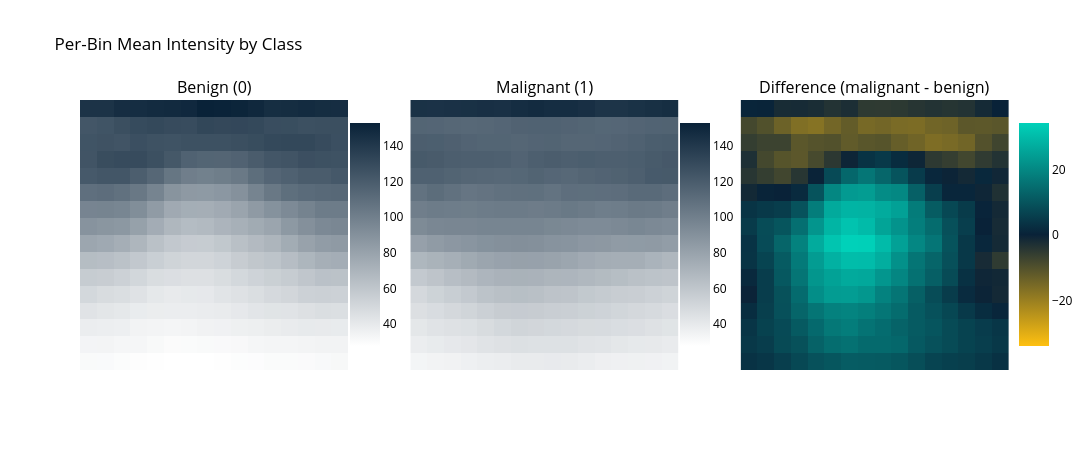

This figure's notebook cell:
### Markdown cell above
## Per-Bin Mean Intensity Visualization

Reshapes the 256 per-bin means into a 16x16 spatial grid for each class and plots three heatmaps: mean intensity for benign, mean intensity for malignant, and the difference between the two. The difference map highlights which spatial regions of the image differ most between classes, with red indicating higher intensity in malignant and blue indicating higher intensity in benign.

### Code cell
grid_size = int(np.sqrt(len(per_bin_means)))  # 16

benign_grid = np.array([
    per_bin_means[f'pixel_{i}']['0']['mean'] for i in range(len(per_bin_means))
]).reshape(grid_size, grid_size)

malignant_grid = np.array([
    per_bin_means[f'pixel_{i}']['1']['mean'] for i in range(len(per_bin_means))
]).reshape(grid_size, grid_size)

diff_grid = malignant_grid - benign_grid

vmin = min(benign_grid.min(), malignant_grid.min())
vmax = max(benign_grid.max(), malignant_grid.max())
diff_abs_max = float(np.abs(diff_grid).max())

SEQUENTIAL_SCALE = [[0, "#FFFFFF"], [1, RHINO_NAVY]]

fig = make_subplots(rows=1, cols=3, subplot_titles=("Benign (0)", "Malignant (1)", "Difference (malignant - benign)"))

fig.add_trace(go.Heatmap(z=benign_grid, colorscale=SEQUENTIAL_SCALE, zmin=vmin, zmax=vmax, colorbar=dict(x=0.28, len=0.9)), row=1, col=1)
fig.add_trace(go.Heatmap(z=malignant_grid, colorscale=SEQUENTIAL_SCALE, zmin=vmin, zmax=vmax, colorbar=dict(x=0.635, len=0.9)), row=1, col=2)
fig.add_trace(go.Heatmap(z=diff_grid, colorscale=DIVERGING_SCALE, zmid=0, zmin=-diff_abs_max, zmax=diff_abs_max, colorbar=dict(x=1.0, len=0.9)), row=1, col=3)

for col in (1, 2, 3):
    fig.update_yaxes(autorange="reversed", showticklabels=False, row=1, col=col)
    fig.update_xaxes(showticklabels=False, row=1, col=col)

fig.update_layout(
    title_text="Per-Bin Mean Intensity by Class",
    height=450, width=1200,
    **_TRANSPARENT,
)
fig.show()

### Figure 1 — Plotly figure (JSON) as saved in the notebook; plotly's stock layout.template omitted (floating-point values rounded to 4 significant figures; data arrays with more than 128 entries replaced by an {"elided": "..."} marker saying what was removed)
{"data": [{"colorbar": {"len": 0.9, "x": 0.28}, "colorscale": [[0, "#FFFFFF"], [1, "#092238"]], "type": "heatmap", "xaxis": "x", "yaxis": "y", "z": {"elided": "16x16 float values"}, "zmax": 152.6, "zmin": 27.3}, {"colorbar": {"len": 0.9, "x": 0.635}, "colorscale": [[0, "#FFFFFF"], [1, "#092238"]], "type": "heatmap", "xaxis": "x2", "yaxis": "y2", "z": {"elided": "16x16 float values"}, "zmax": 152.6, "zmin": 27.3}, {"colorbar": {"len": 0.9, "x": 1}, "colorscale": [[0, "#FEC010"], [0.5, "#092238"], [1, "#00D1B9"]], "type": "heatmap", "xaxis": "x3", "yaxis": "y3", "z": {"elided": "16x16 float values"}, "zmax": 34.1, "zmid": 0, "zmin": -34.1}], "layout": {"annotations": [{"font": {"size": 16}, "showarrow": false, "text": "Benign (0)", "x": 0.1444, "xanchor": "center", "xref": "paper", "y": 1, "yanchor": "bottom", "yref": "paper"}, {"font": {"size": 16}, "showarrow": false, "text": "Malignant (1)", "x": 0.5, "xanchor": "center", "xref": "paper", "y": 1, "yanchor": "bottom", "yref": "paper"}, {"font": {"size": 16}, "showarrow": false, "text": "Difference (malignant - benign)", "x": 0.8556, "xanchor": "center", "xref": "paper", "y": 1, "yanchor": "bottom", "yref": "paper"}], "font": {"color": "black"}, "height": 450, "paper_bgcolor": "rgba(0,0,0,0)", "plot_bgcolor": "rgba(0,0,0,0)", "title": {"text": "Per-Bin Mean Intensity by Class"}, "width": 1200, "xaxis": {"anchor": "y", "domain": [0, 0.2889], "showticklabels": false}, "xaxis2": {"anchor": "y2", "domain": [0.3556, 0.6444], "showticklabels": false}, "xaxis3": {"anchor": "y3", "domain": [0.7111, 1], "showticklabels": false}, "yaxis": {"anchor": "x", "autorange": "reversed", "domain": [0, 1], "showticklabels": false}, "yaxis2": {"anchor": "x2", "autorange": "reversed", "domain": [0, 1], "showticklabels": false}, "yaxis3": {"anchor": "x3", "autorange": "reversed", "domain": [0, 1], "showticklabels": false}}}
